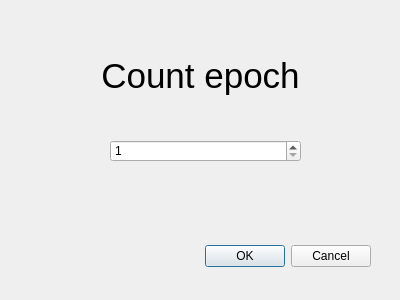
<?xml version="1.0" encoding="UTF-8"?>
<ui version="4.0">
 <class>DialogStartTraining</class>
 <widget class="QDialog" name="DialogStartTraining">
  <property name="geometry">
   <rect>
    <x>0</x>
    <y>0</y>
    <width>400</width>
    <height>300</height>
   </rect>
  </property>
  <property name="windowTitle">
   <string>Dialog</string>
  </property>
  <widget class="QDialogButtonBox" name="buttonBox">
   <property name="geometry">
    <rect>
     <x>30</x>
     <y>240</y>
     <width>341</width>
     <height>32</height>
    </rect>
   </property>
   <property name="orientation">
    <enum>Qt::Horizontal</enum>
   </property>
   <property name="standardButtons">
    <set>QDialogButtonBox::Cancel|QDialogButtonBox::Ok</set>
   </property>
  </widget>
  <widget class="QLabel" name="label">
   <property name="geometry">
    <rect>
     <x>100</x>
     <y>50</y>
     <width>201</width>
     <height>51</height>
    </rect>
   </property>
   <property name="font">
    <font>
     <pointsize>26</pointsize>
    </font>
   </property>
   <property name="text">
    <string>Count epoch</string>
   </property>
   <property name="alignment">
    <set>Qt::AlignCenter</set>
   </property>
  </widget>
  <widget class="QSpinBox" name="spinBox">
   <property name="geometry">
    <rect>
     <x>110</x>
     <y>140</y>
     <width>191</width>
     <height>22</height>
    </rect>
   </property>
   <property name="minimum">
    <number>1</number>
   </property>
   <property name="maximum">
    <number>10</number>
   </property>
  </widget>
 </widget>
 <resources/>
 <connections>
  <connection>
   <sender>buttonBox</sender>
   <signal>accepted()</signal>
   <receiver>DialogStartTraining</receiver>
   <slot>accept()</slot>
   <hints>
    <hint type="sourcelabel">
     <x>248</x>
     <y>254</y>
    </hint>
    <hint type="destinationlabel">
     <x>157</x>
     <y>274</y>
    </hint>
   </hints>
  </connection>
  <connection>
   <sender>buttonBox</sender>
   <signal>rejected()</signal>
   <receiver>DialogStartTraining</receiver>
   <slot>reject()</slot>
   <hints>
    <hint type="sourcelabel">
     <x>316</x>
     <y>260</y>
    </hint>
    <hint type="destinationlabel">
     <x>286</x>
     <y>274</y>
    </hint>
   </hints>
  </connection>
 </connections>
</ui>
